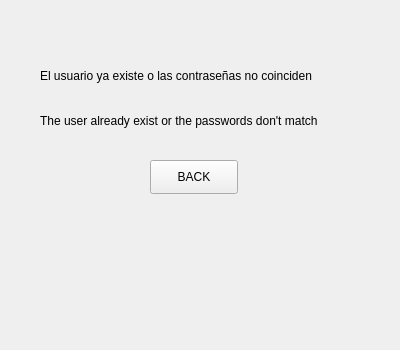
<?xml version="1.0" encoding="UTF-8"?>
<ui version="4.0">
 <class>error_404</class>
 <widget class="QWidget" name="error_404">
  <property name="windowModality">
   <enum>Qt::ApplicationModal</enum>
  </property>
  <property name="geometry">
   <rect>
    <x>0</x>
    <y>0</y>
    <width>400</width>
    <height>350</height>
   </rect>
  </property>
  <property name="minimumSize">
   <size>
    <width>400</width>
    <height>350</height>
   </size>
  </property>
  <property name="maximumSize">
   <size>
    <width>400</width>
    <height>350</height>
   </size>
  </property>
  <property name="windowTitle">
   <string>Form</string>
  </property>
  <widget class="QLabel" name="texto_1">
   <property name="geometry">
    <rect>
     <x>40</x>
     <y>50</y>
     <width>321</width>
     <height>51</height>
    </rect>
   </property>
   <property name="text">
    <string>El usuario ya existe o las contraseñas no coinciden</string>
   </property>
  </widget>
  <widget class="QLabel" name="label_2">
   <property name="geometry">
    <rect>
     <x>40</x>
     <y>100</y>
     <width>331</width>
     <height>41</height>
    </rect>
   </property>
   <property name="text">
    <string>The user already exist or the passwords don't match</string>
   </property>
  </widget>
  <widget class="QPushButton" name="boton_back">
   <property name="geometry">
    <rect>
     <x>150</x>
     <y>160</y>
     <width>88</width>
     <height>34</height>
    </rect>
   </property>
   <property name="text">
    <string>BACK</string>
   </property>
  </widget>
 </widget>
 <resources/>
 <connections/>
</ui>
